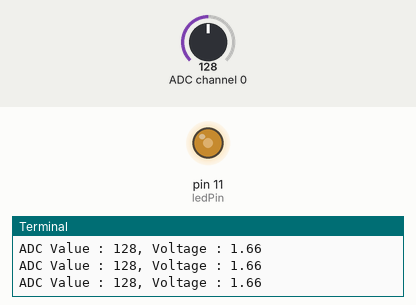
A program run on a simulated Raspberry Pi (header pin numbers). On the bench: output pins drawn as LEDs (lit = HIGH), the last lines printed to the terminal. Inputs (shaded band) come from the test bench; at power-on: ADC channel 0 = 128 (analog values on the 0–255 scale).

Above: at 1.2 s.
1.3 s: ADC channel 0 set to 178
At 2.4 s:
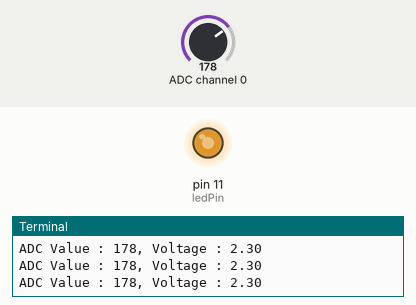
2.8 s: ADC channel 0 set to 224
At 3.2 s:
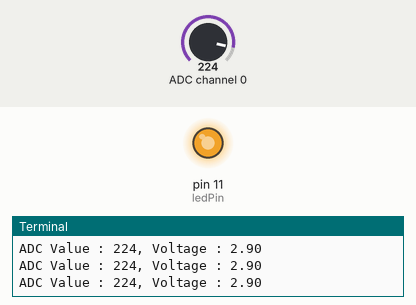
4.3 s: ADC channel 0 set to 30
At 5.3 s:
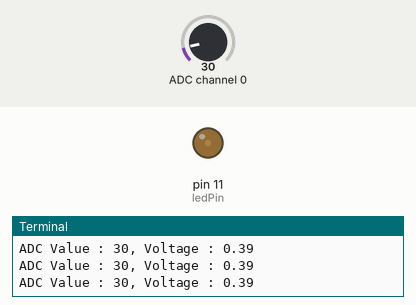
5.8 s: ADC channel 0 set to 0
At 6.1 s:
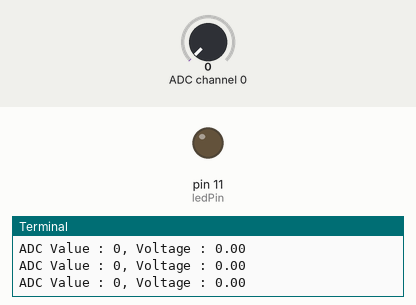
Timing chart, 0 to 8.3 s (numbered marks = the images above; inputs shaded):
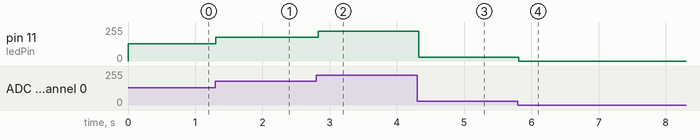

The program:

Potenziometro_LED.py
```python
import time

import RPi.GPIO as gp


from ADCDevice import *

ledPin=11

adc = ADCDevice() # Define an ADCDevice class object

def setup():
    global adc
    if(adc.detectI2C(0x48)): # Detect the pcf8591.
        adc = PCF8591()
    elif(adc.detectI2C(0x4b)): # Detect the ads7830
        adc = ADS7830()
    else:
        print("No correct I2C address found, \n"
        "Please use command 'i2cdetect -y 1' to check the I2C address! \n"
        "Program Exit. \n");
        exit(-1)


    global p

    gp.setmode(gp.BOARD)
    gp.setup(ledPin, gp.OUT)
    p=gp.PWM(ledPin,1000)
    p.start(0)


def loop():

    while True:

        value=adc.analogRead(0)  #leggi il valore dalcanale 0
        p.ChangeDutyCycle(value*100/255)
        voltage=value/ 255.0*3.3  #calcola il valore di tensione

        print ('ADC Value : %d, Voltage : %.2f'%(value,voltage))
        time.sleep(0.03)


def destroy():
    adc.close()
    gp.cleanup()

if __name__ == '__main__':   # Program entrance
    print ('Program is starting ... ')
    try:
        setup()
        loop()
    except KeyboardInterrupt: # Press ctrl-c to end the program.
        destroy()
def destroy():
    adc.close()

if __name__ == '__main__':   # Program entrance
    print ('Program is starting ... ')
    try:
        setup()
        loop()
    except KeyboardInterrupt: # Press ctrl-c to end the program.
        destroy()
```

Measured:
- after the input at 1.3 s, pin 11 (ledPin): 128/255 → 178/255 at once
- after the input at 2.8 s, pin 11 (ledPin): 178/255 → 224/255 at once
- after the input at 4.3 s, pin 11 (ledPin): 224/255 → 30/255 at once
- after the input at 5.8 s, pin 11 (ledPin): 30/255 → 0/255 at once
